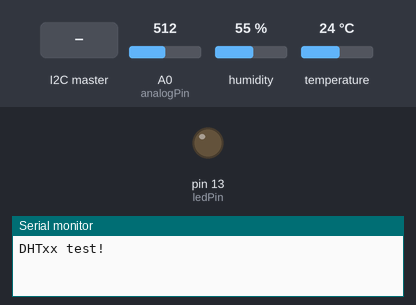
This sketch was run on a simulated Arduino Uno, built with avr-gcc and run on an emulated ATmega328P. Parts: output pins drawn as LEDs (lit = HIGH), the last lines printed to the serial monitor. The test bench sets the inputs (shaded band); at power-on: A0 (analogPin) = 512, humidity 55 %, temperature 24 °C.

Above: at 1.2 s.
1.3 s: the I2C master sends "l"
At 2.4 s:
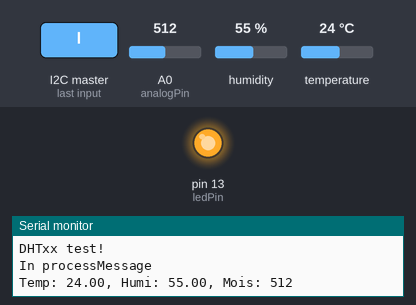
2.8 s: the I2C master sends the byte 1
At 3.5 s:
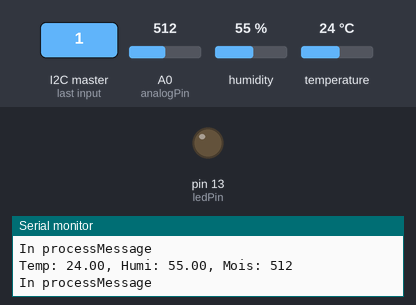
Timing chart, 0 to 5.8 s (numbered marks = the images above; inputs shaded):
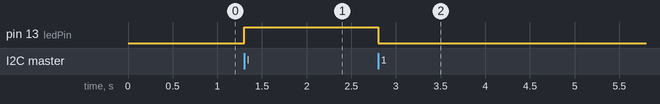

The sketch:

sketch_may05a.ino
```cpp
// Example testing sketch for various DHT humidity/temperature sensors
// Written by ladyada, public domain

#include "DHT.h"
#include <Wire.h>

#define DHTPIN 7     // what pin we're connected to

// Uncomment whatever type you're using!
#define DHTTYPE DHT11   // DHT 11
//#define DHTTYPE DHT22   // DHT 22  (AM2302)
//#define DHTTYPE DHT21   // DHT 21 (AM2301)

// Connect pin 1 (on the left) of the sensor to +5V
// NOTE: If using a board with 3.3V logic like an Arduino Due connect pin 1
// to 3.3V instead of 5V!
// Connect pin 2 of the sensor to whatever your DHTPIN is
// Connect pin 4 (on the right) of the sensor to GROUND
// Connect a 10K resistor from pin 2 (data) to pin 1 (power) of the sensor

// Initialize DHT sensor.
// Note that older versions of this library took an optional third parameter to
// tweak the timings for faster processors.  This parameter is no longer needed
// as the current DHT reading algorithm adjusts itself to work on faster procs.
DHT dht(DHTPIN, DHTTYPE);

// Communicate RPi through I2C
int SLAVE_ADDRESS = 0x04;
int ledPin = 13;
int analogPin = A0;
boolean ledOn = false;
int sw = 0;
float h, t;
int m;


void setup() {
  pinMode(ledPin, OUTPUT);
  Wire.begin(SLAVE_ADDRESS);
  Wire.onReceive(processMessage);
  Wire.onRequest(sendAnalogReading);
  Serial.begin(9600);
  Serial.println("DHTxx test!");

  dht.begin();
}

void loop() {
  // Wait a few seconds between measurements.
  delay(2000);
  // Reading temperature or humidity takes about 250 milliseconds!
  // Sensor readings may also be up to 2 seconds 'old' (its a very slow sensor)
  h = dht.readHumidity();
  // Read temperature as Celsius (the default)
  t = dht.readTemperature();

  m = analogRead(A0);

  // Check if any reads failed and exit early (to try again).
  if (isnan(h) || isnan(t)) {
    Serial.println("Failed to read from DHT sensor!");
    return;
  }

  Serial.print("Temp: ");
  Serial.print(t);
  Serial.print(", ");
  Serial.print("Humi: ");
  Serial.print(h);
  Serial.print(", ");
  Serial.print("Mois: ");
  Serial.print(m);
  Serial.println();
}

void processMessage(int n) {
  Serial.println("In processMessage");
  char ch = Wire.read();
  if (ch == 'l') {
    toggleLED(true);
  }
  else {
    toggleLED(false);
  }
}

void toggleLED(boolean ledSw) {
  digitalWrite(ledPin, ledSw);
}

void sendAnalogReading() {
  Serial.println("In sendAnalogReading");
  delay(2000);
  float msg;
  switch(sw) {
    case 0:
      msg = t;
      break;
    case 1:
      msg = h;
      break;
    case 2:
      msg = float(m);
      break;
  }
  Wire.write(byte(msg));
  sw = (sw + 1) % 3;
}
```

Measured:
- after the input at 1.3 s, pin 13 (ledPin): LOW → HIGH at once
- after the input at 2.8 s, pin 13 (ledPin): HIGH → LOW at once
